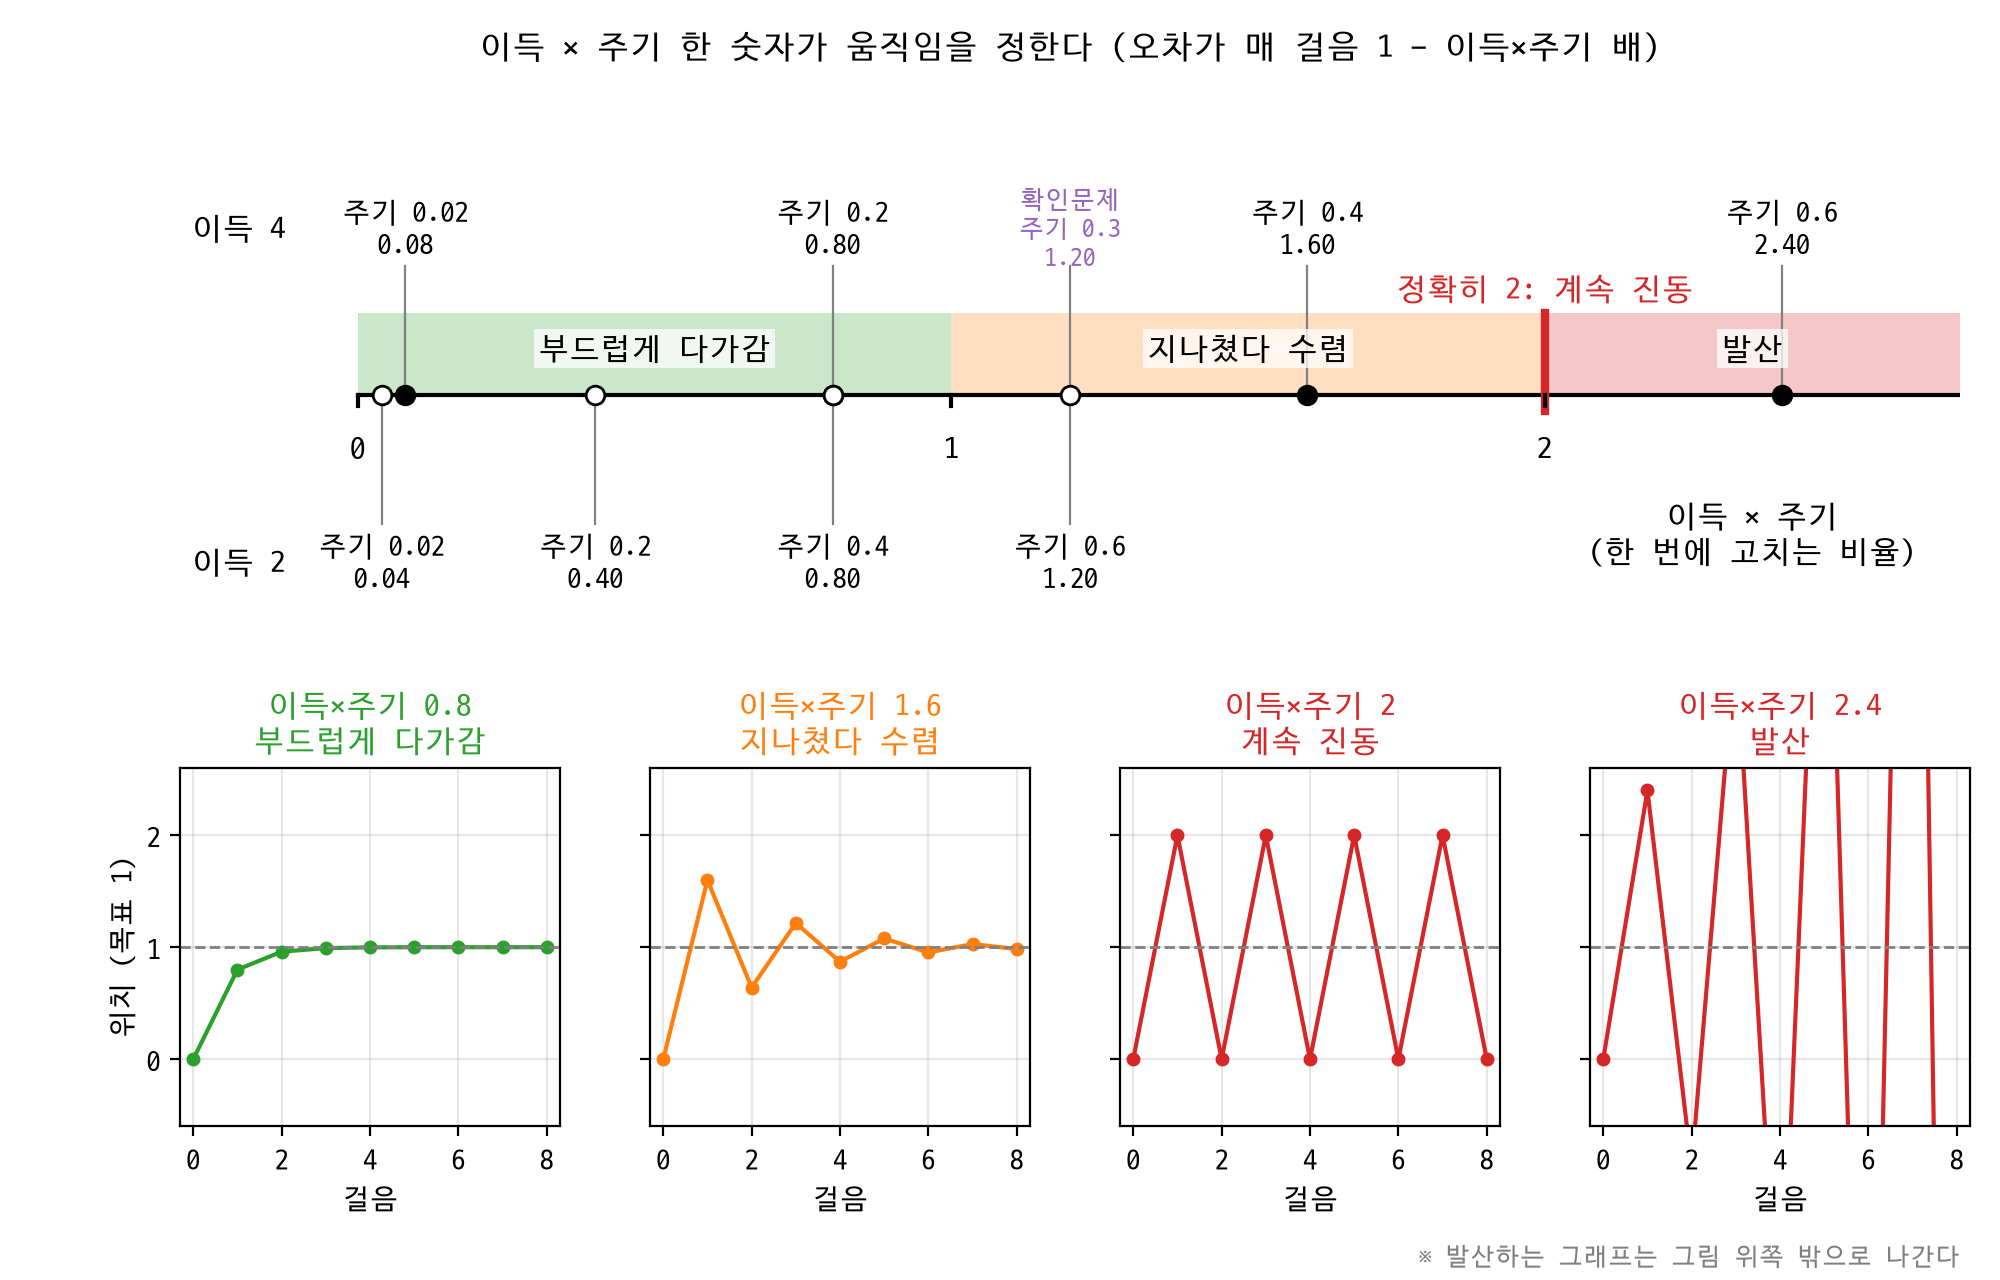

Source code (Python):
import matplotlib.pyplot as plt
import numpy as np

# plt.rcParams["font.family"] = "AppleGothic"
plt.rcParams["font.family"] = "D2Coding"
plt.rcParams["axes.unicode_minus"] = False

목표 = 1.0                                   # b13_period.py와 같은 1차원 비례 제어
끝_시각 = 4.0


def 기록_만들기(이득, 주기, 걸음수=None):
    걸음수 = round(끝_시각 / 주기) if 걸음수 is None else 걸음수
    x, 기록 = 0.0, [0.0]
    for _ in range(걸음수):
        x = x + 이득 * (목표 - x) * 주기       # 오차가 매번 (1 - 이득×주기)배가 된다
        기록.append(x)
    return np.array(기록)


def 구역(값):
    if 값 < 1:
        return "부드럽게 다가감"
    if 값 < 2:
        return "지나쳤다 수렴"
    return "계속 진동" if np.isclose(값, 2) else "발산"


# 슬라이드에서 쓰는 경우: (이득, 주기, 줄 높이, 꼬리표)
경우 = [(4, 0.02, 1, ""), (4, 0.2, 1, ""), (4, 0.4, 1, ""), (4, 0.6, 1, ""), (4, 0.3, 1, "확인문제"),
        (2, 0.02, 0, ""), (2, 0.2, 0, ""), (2, 0.4, 0, ""), (2, 0.6, 0, "")]
for 이득, 주기, _, _ in 경우:
    기록 = 기록_만들기(이득, 주기)
    print(f"이득 {이득} 주기 {주기:.2f}초: 이득×주기 {이득 * 주기:.2f} → {구역(이득 * 주기)}, "
          f"최대 지나침 {max(기록.max() - 목표, 0):.3f}m")

그림 = plt.figure(figsize=(10, 6.4))
선 = 그림.add_axes([0.09, 0.50, 0.89, 0.40])
선.set_xlim(-0.3, 2.7)
선.set_ylim(-0.75, 1.55)
선.axis("off")

# 수직선 위의 구역(0~1, 1~2, 2, 2 초과)
for 시작, 끝, 색, 글 in [(0, 1, "tab:green", "부드럽게 다가감"), (1, 2, "tab:orange", "지나쳤다 수렴"),
                        (2, 2.7, "tab:red", "발산")]:
    선.add_patch(plt.Rectangle((시작, 0.35), 끝 - 시작, 0.37, color=색, alpha=0.25, lw=0))
    선.text((시작 + 끝) / 2, 0.56, 글, ha="center", va="center", fontsize=11, zorder=3,
         bbox=dict(facecolor="white", alpha=0.75, edgecolor="none", pad=1.5))
선.plot([0, 2.7], [0.35, 0.35], color="black", lw=1.5)
선.plot([2, 2], [0.28, 0.72], color="tab:red", lw=3)
선.text(2, 0.78, "정확히 2: 계속 진동", ha="center", fontsize=11, color="tab:red")
for 눈금 in [0, 1, 2]:
    선.plot([눈금, 눈금], [0.30, 0.35], color="black", lw=1.5)
    선.text(눈금, 0.18, str(눈금), ha="center", va="top", fontsize=11)
선.text(2.35, -0.4, "이득 × 주기\n(한 번에 고치는 비율)", ha="center", fontsize=11)
선.text(-0.28, 1.1, "이득 4", fontsize=11, va="center")
선.text(-0.28, -0.4, "이득 2", fontsize=11, va="center")

for 이득, 주기, 줄, 꼬리표 in 경우:
    값 = 이득 * 주기
    높이 = 1.1 if 줄 else -0.4
    선.plot([값, 값], [0.35, 높이 - (0.17 if 줄 else -0.17)], color="gray", lw=0.8, zorder=1)
    선.scatter(값, 0.35, s=45, color="black" if 줄 else "white", edgecolor="black", zorder=5,
               marker="*" if 꼬리표 else "o")
    글 = f"주기 {주기}\n{값:.2f}" if not 꼬리표 else f"{꼬리표}\n주기 {주기}\n{값:.2f}"
    선.text(값, 높이, 글, ha="center", va="center", fontsize=9 if 꼬리표 else 10,
            color="tab:purple" if 꼬리표 else "black")

# 아래: 구역마다 계단 응답 하나씩(슬라이드의 이득 4 경우에서 고른다)
예 = [(0.8, "tab:green"), (1.6, "tab:orange"), (2.0, "tab:red"), (2.4, "tab:red")]
for 번호, (값, 색) in enumerate(예):
    칸 = 그림.add_axes([0.09 + 번호 * 0.235, 0.12, 0.19, 0.28])
    기록 = 기록_만들기(값, 1.0, 8)              # 주기 1로 두면 이득×주기 = 값
    칸.plot(기록, "o-", color=색, markersize=4)
    칸.axhline(목표, color="gray", linestyle="--", linewidth=1)
    칸.set_ylim(-0.6, 2.6)
    칸.set_xlim(-0.3, 8.3)
    칸.grid(alpha=0.3)
    칸.set_xlabel("걸음", fontsize=10)
    칸.set_xticks(range(0, 9, 2))
    if 번호 == 0:
        칸.set_ylabel("위치 (목표 1)", fontsize=10)
    else:
        칸.set_yticklabels([])
    칸.set_title(f"이득×주기 {값:g}\n{구역(값)}", fontsize=11, color=색)
    print(f"예시 {값:g}: 8걸음 뒤 위치 {기록[-1]:.3f}")
그림.text(0.98, 0.012, "※ 발산하는 그래프는 그림 위쪽 밖으로 나간다", ha="right", fontsize=9, color="gray")
그림.text(0.535, 0.955, "이득 × 주기 한 숫자가 움직임을 정한다 (오차가 매 걸음 1 − 이득×주기 배)",
          ha="center", fontsize=12)
그림.savefig("s20_gain_period.png", dpi=200)
print("저장: s20_gain_period.png")
